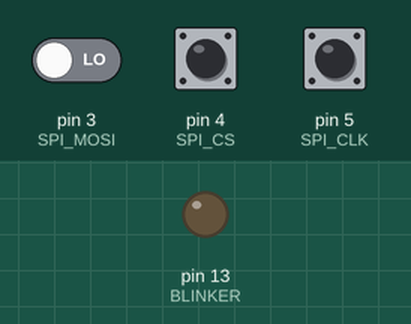
A sketch run on a simulated Arduino Uno, built with avr-gcc and run on an emulated ATmega328P. On the bench: output pins drawn as LEDs (lit = HIGH). The inputs (shaded band) are chosen by the test bench; at power-on: pin 4 (SPI_CS) LOW, pin 3 (SPI_MOSI) LOW, pin 5 (SPI_CLK) HIGH.

Above: at 1.9 s.
2.0 s: pin 4 (SPI_CS) pulsed HIGH 2 times (0.12 s each, 0.3 s apart)
At 2.9 s:
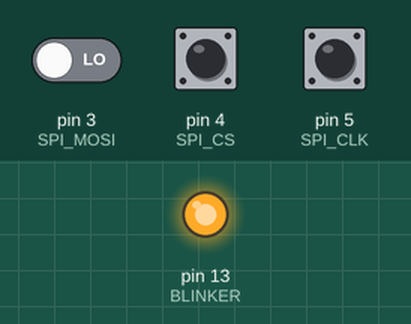
Timing chart, 0 to 5.0 s (numbered marks = the images above; inputs shaded):
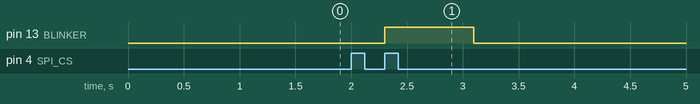

The sketch:

spi_slave.ino
```cpp
// File:    spi_slave.ino
// Author:  Don Stokes <don@donstokes.com>
// Purpose: Demonstration of SPI communiation between two Arduinos

// GPIO Pins
#define SPI_MISO 2  // Data Out
#define SPI_MOSI 3  // Data In
#define SPI_CS   4  // Device Select
#define SPI_CLK  5  // Clock
#define BLINKER 13  // Arduino internal LED

// Pulse times for blinking LED
#define BLINK_TIME 200
#define BLINK_ERROR_TIME (BLINK_TIME * 4)

#define IS_SELECTED(value) (value == LOW)

// Initialization called on boot
void setup() {
  // Configure GPIO Pins
  pinMode(BLINKER,  OUTPUT);
  pinMode(SPI_MISO, OUTPUT);
  pinMode(SPI_MOSI, INPUT);
  pinMode(SPI_CS,   INPUT);
  pinMode(SPI_CLK,  INPUT);

  // Initialize Output Values
  digitalWrite(BLINKER, LOW);
  digitalWrite(MISO,    LOW);

  // Give master time to initialize
  delay(750);
}

// Blink the LED by specified count
void blink(int count) {
  while (count--) {
    digitalWrite(BLINKER, HIGH);
    delay(BLINK_TIME);
    digitalWrite(BLINKER, LOW);
    delay(BLINK_TIME);
  }
}

// One long blink of LED to signal error during receive
void blinkError() {
  digitalWrite(BLINKER, HIGH);
  delay(BLINK_ERROR_TIME);
  digitalWrite(BLINKER, LOW);
  delay(BLINK_TIME);
}

// Called continuously by Arduino runtime
// Wait for SPI message from master.
// Message is number between 1 and 8.
// Blink LED to display message.
void loop() {
  // Values read from GPIO inputs
  int valSelect = 0;
  int valClock  = 0;
  // Count of rising edges detected
  int bitCount = 0;
  // Data Byte Received
  int rcvData = 0;

  // Wait for beginning of cycle
  do {
    valSelect = digitalRead(SPI_CS);
  } while (IS_SELECTED(valSelect));

  // Wait for device select
  do {
    valSelect = digitalRead(SPI_CS);
  } while (!IS_SELECTED(valSelect));

  // Receive each of 8 bits
  for (int i = 0; i < 8 && IS_SELECTED(valSelect); i++) {

    if (false) {
      // Transmit would go here.
    }

    // Wait for clock rising edge
    do {
      valClock = digitalRead(SPI_CLK);
      valSelect = digitalRead(SPI_CS);
    } while (valClock != HIGH && IS_SELECTED(valSelect));

    if (IS_SELECTED(valSelect)) {
      bitCount++;
      // Shift existing bits left
      rcvData = rcvData << 1;
      // Read next data bit
      int valMosi = digitalRead(SPI_MOSI);
      // Combine with previous bits
      if (valMosi == HIGH)
        rcvData |=  1;
      // Wait for falling edge
      do {
        valClock = digitalRead(SPI_CLK);
        valSelect = digitalRead(SPI_CS);
      }  while (valClock != LOW && IS_SELECTED(valSelect));
    }
  }

  // Display data on LED
  if (bitCount == 8 && rcvData > 0 && rcvData <= 8)
    blink(rcvData);
  else
    blinkError();
}
```

Measured:
- after the input at 2.0 s, pin 13 (BLINKER): LOW → HIGH after 0.30 s, → LOW 0.80 s later
